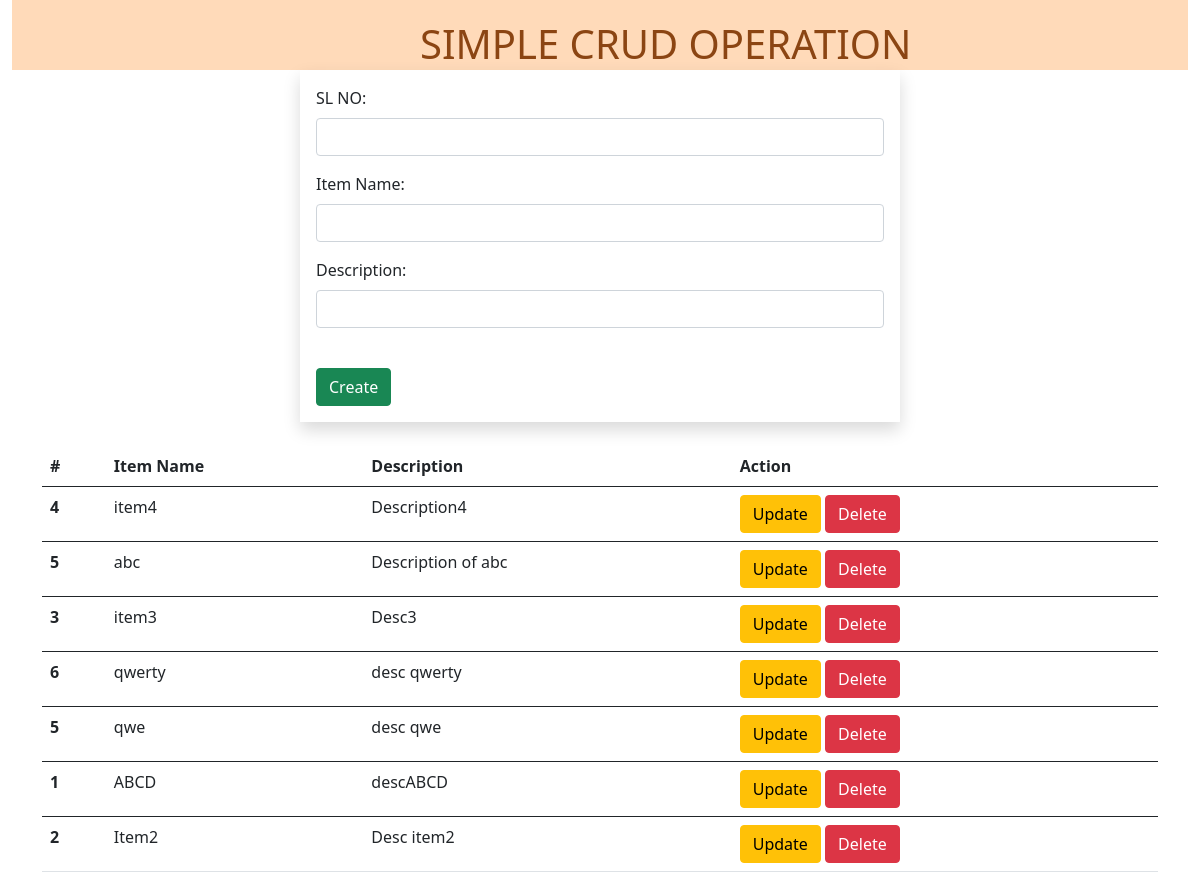
The page / on the database its author committed.
### crudapp/models.py (models this page shows, shortened)
class Item(models.Model):
    num=models.IntegerField()
    name=models.CharField(max_length=250)
    description=models.CharField(max_length=500)

### crudapp/views.py (the view)
# urls.py: path('',views.create,name='create'),
def create(request):
    item1=Item.objects.all()
    if request.method=="POST":
        num=request.POST.get('slno','')
        name=request.POST.get('item','')
        description=request.POST.get('desc','')
        item=Item(num=num,name=name,description=description)
        item.save()
    return render(request,"index.html",{'item':item1})

### templates/index.html (shortened to what this page needs)
{% extends 'base.html' %}
{% block body %}
<div class="container-fluid">
    <div class="row">
        <div class="col-md-12">
            <div class="banner">
                <div class="banner-text">
                    <h1>SIMPLE CRUD OPERATION</h1>
                </div>
            </div>
        </div>
    </div>
</div>
<div class="form-container">
  <div class="row">
    <div class="col-md-12">
    <div class="col-md-6 mx-auto">
    <form method="post" class="p-3 shadow">
     <div class="mb-3">
     <label for="exampleFormControlInput1" class="form-label">SL NO:</label>
     <input type="text" class="form-control" name="slno" placeholder="">
     </div>
    <div class="mb-3">
    <label for="exampleFormControlTextarea1" class="form-label">Item Name:</label>
    <input type="text" class="form-control" name="item"></input>
     </div>
     <div class="mb-3">
    <label for="exampleFormControlTextarea1" class="form-label">Description:</label>
    <input type="text" class="form-control" name="desc"></input>
     </div><br>
     <button class="btn btn-success" type="submit">Create</button>
     </form>
     </div>
    </div>
  </div>
</div><br>
<div class="container">
 <div class="row">
  <div class="col-md-12">
   <table class="table">
    <thead>
    <tr>
      <th scope="col">#</th>
      <th scope="col">Item Name</th>
      <th scope="col">Description</th>
      <th scope="col">Action</th>
    </tr>
    </thead>
  {% for i in item %}
  <tbody>
    <tr>
      <th scope="row">{{i.num}}</th>
      <td>{{i.name}}</td>
      <td>{{i.description}}</td>
      <td><a class="btn btn-warning" href="{% url 'crudapp:update' i.id %}">Update</a> <a class="btn btn-danger" href="{% url 'crudapp:delete' i.id %}">Delete</a></td>
    </tr>
  </tbody>
  {% endfor %}
  </table>
  </div>
 </div>
</div>
{% endblock %}

### templates/base.html (shortened to what this page needs)
{% load static %}
<!DOCTYPE html>
<html lang="en">
<head>
    <link href="https://cdn.jsdelivr.net/npm/bootstrap@5.0.2/dist/css/bootstrap.min.css" rel="stylesheet"></head>
    <link rel="stylesheet" href="{% static 'style.css' %}">
<body>
{% block body %}
{% endblock %}
</body>
</html>

### static/style.css (style rules this page uses)
.banner { background-color:PeachPuff; width:100%; height:70px; margin-bottom:50px PeachPuff; border: 2px; }
.banner-text { top:20px; left:35%; position:absolute; transform:transform; color:SaddleBrown; }

### rows shown on the page
Item: num "4", name "item4", description "Description4"
Item: num "5", name "abc", description "Description of abc"
Item: num "3", name "item3", description "Desc3"
Item: num "6", name "qwerty", description "desc qwerty"
Item: num "5", name "qwe", description "desc qwe"
Item: num "1", name "ABCD", description "descABCD"
Item: num "2", name "Item2", description "Desc item2"
